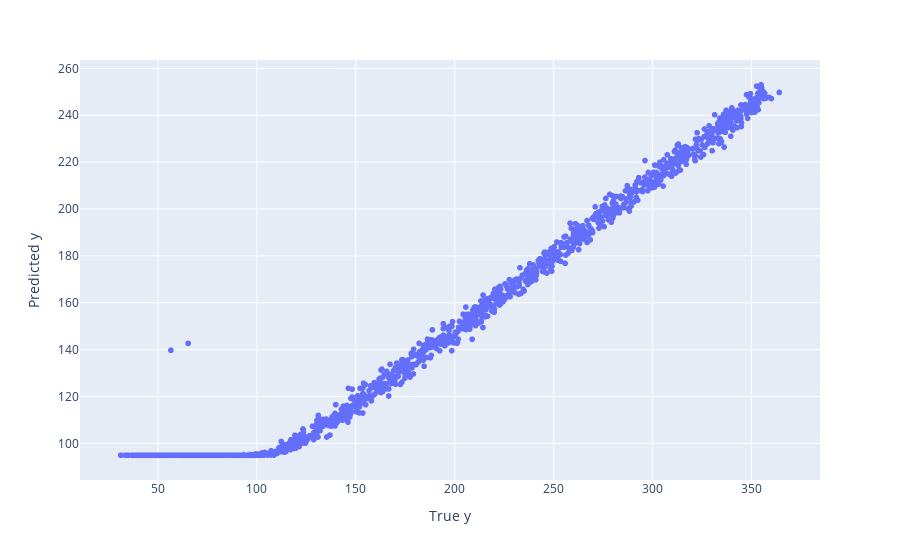

The code cell stored with this chart in its notebook:
### Code cell
px.scatter(x='True y', y='Predicted y', data_frame=ycomp)

### Figure 1 — Plotly figure (JSON) as saved in the notebook; plotly's stock layout.template omitted (floating-point values rounded to 4 significant figures; data arrays with more than 128 entries replaced by an {"elided": "..."} marker saying what was removed)
{"data": [{"hovertemplate": "True y=%{x}<br>Predicted y=%{y}<extra></extra>", "legendgroup": "", "marker": {"color": "#636efa", "symbol": "circle"}, "mode": "markers", "name": "", "showlegend": false, "type": "scattergl", "x": {"elided": "1370 float values"}, "xaxis": "x", "y": {"elided": "1370 float values"}, "yaxis": "y"}], "layout": {"legend": {"tracegroupgap": 0}, "margin": {"t": 60}, "xaxis": {"anchor": "y", "domain": [0, 1], "title": {"text": "True y"}}, "yaxis": {"anchor": "x", "domain": [0, 1], "title": {"text": "Predicted y"}}}}
